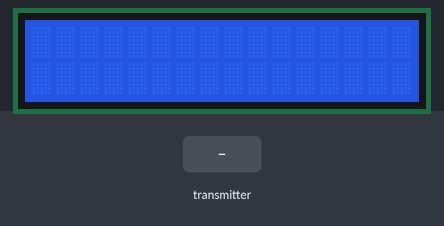
Bench run of a sketch on a simulated ESP8266 (NodeMCU). On the bench: 16×2 character LCD. The test bench sets the inputs (shaded band). No radio packets arrive unless stated; what the sketch prints to the serial monitor is not drawn.

Above: at 1.3 s.
1.4 s: the transmitter starts sending temperature = 0
At 1.9 s:
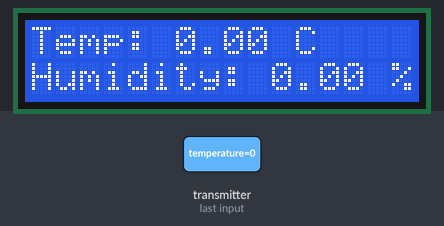
2.9 s: the transmitter starts sending humidity = 25
At 4.5 s:
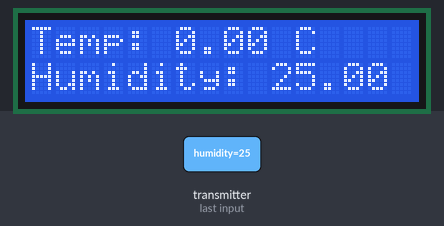
4.9 s: the transmitter starts sending temperature = 25
At 6.0 s:
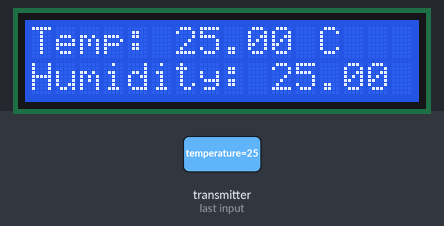
7.0 s: the transmitter starts sending humidity = 0
At 8.7 s:
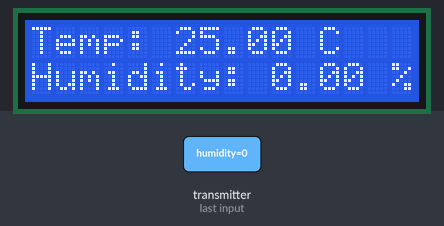
Timing chart, 0 to 10.1 s (numbered marks = the images above; inputs shaded):
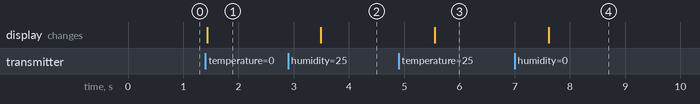

Measured:
- after the input at 1.4 s, the display: changes at once (image 1)
- after the input at 2.9 s, the display: changes after 0.59 s (image 2)
- after the input at 4.9 s, the display: changes after 0.66 s (image 3)
- after the input at 7.0 s, the display: changes after 0.62 s (image 4)

The sketch:

nrf24l01_reciver_code.ino
```cpp
#include <Wire.h>
#include <LiquidCrystal_I2C.h>
#include <SPI.h>
#include <nRF24L01.h>
#include <RF24.h>

RF24 radio(D3, D4); // Set the CE and CSN pins

LiquidCrystal_I2C lcd(0x27, 16, 2); // I2C address 0x27, 16 column and 2 rows

// Create a data structure to hold sensor data
struct SensorData {
  float temperature;
  float humidity;
};

void setup() {
  Serial.begin(9600);
  lcd.begin(16, 2);
  lcd.init();
  lcd.backlight();
  radio.begin();
  radio.openReadingPipe(1, 0xF0F0F0F0E1LL);
  radio.startListening();
}

void loop() {
  if (radio.available()) {
    SensorData data;
    radio.read(&data, sizeof(data));

    // Display data on the LCD
    lcd.clear();
    lcd.setCursor(0, 0);
    lcd.print("Temp: ");
    lcd.print(data.temperature);
    lcd.print(" C");

    lcd.setCursor(0, 1);
    lcd.print("Humidity: ");
    lcd.print(data.humidity);
    lcd.print(" %");

    Serial.print("Received data - Temperature: ");
    Serial.print(data.temperature);
    Serial.print(" °C, Humidity: ");
    Serial.print(data.humidity);
    Serial.println("%");

    delay(1000); // Wait for 10 seconds before reading the next data
  }
}
```
